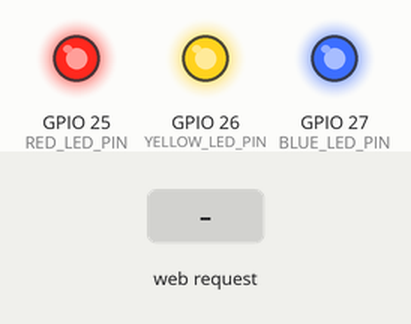
The sketch below on a simulated ESP32. Shown: output pins drawn as LEDs (lit = HIGH). The inputs (shaded band) are chosen by the test bench. What the sketch prints to the serial monitor is not drawn.

Above: at 1.2 s.
1.3 s: HTTP request GET /led?red=1 received
At 1.7 s:
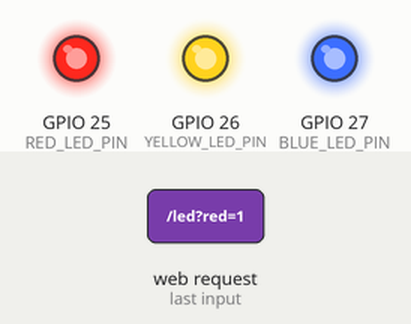
2.8 s: HTTP request GET /led?red=120 received
At 4.0 s:
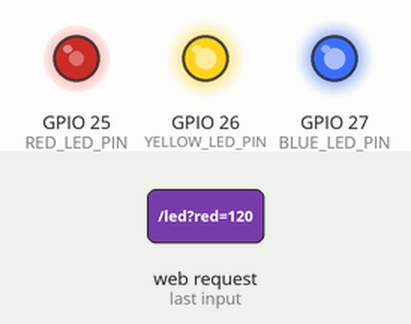
4.3 s: HTTP request GET /led?yellow=1 received
At 5.1 s:
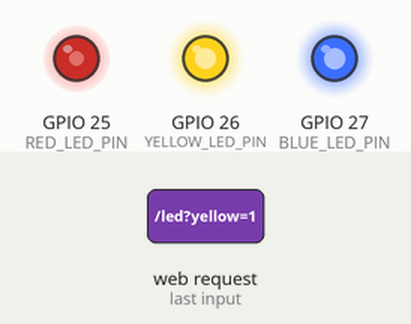
5.8 s: HTTP request GET /led?red=0 received
At 6.3 s:
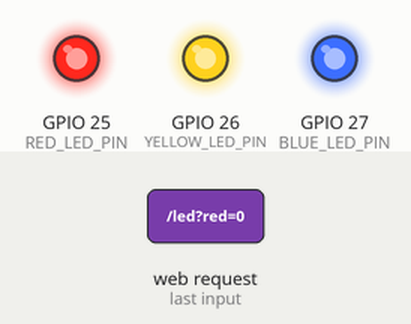
7.3 s: HTTP request GET /led?yellow=120 received
At 8.5 s:
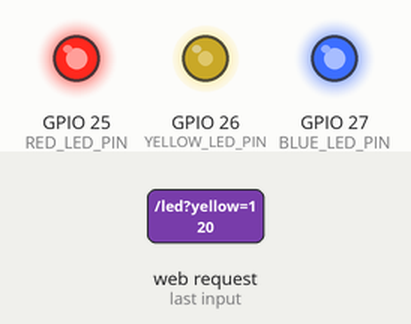
8.8 s: HTTP request GET /led?blue=1 received
At 9.7 s:
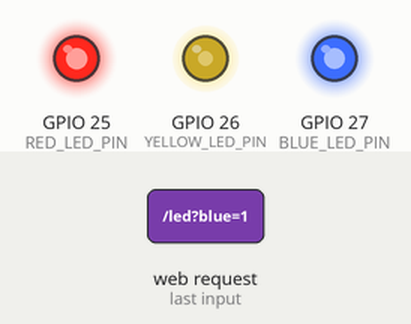
Timing chart, 0 to 11.3 s (numbered marks = the images above; inputs shaded):
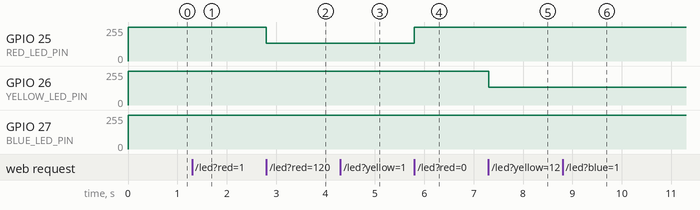

Measured:
- after the input at 1.3 s, GPIO 25 (RED_LED_PIN): 255/255 → 254/255 at once
- after the input at 2.8 s, GPIO 25 (RED_LED_PIN): 254/255 → 135/255 at once
- after the input at 4.3 s, GPIO 26 (YELLOW_LED_PIN): 255/255 → 254/255 at once
- after the input at 5.8 s, GPIO 25 (RED_LED_PIN): 135/255 → 255/255 at once
- after the input at 7.3 s, GPIO 26 (YELLOW_LED_PIN): 254/255 → 135/255 at once
- after the input at 8.8 s, GPIO 27 (BLUE_LED_PIN): 255/255 → 254/255 at once

The sketch:

test_0.ino
```cpp
#include <WiFi.h>
#include <WebServer.h>
#include "myHtml.h"
#include "led.h"

// Set LED pins
#define RED_LED_PIN 25
#define YELLOW_LED_PIN 26
#define BLUE_LED_PIN 27

// Set WiFi AP credentials
const char* ssid = "홍길동";
const char* password = "";

WebServer server(80);
Led leds(RED_LED_PIN, YELLOW_LED_PIN, BLUE_LED_PIN);

void handleRoot() {
  server.send(200, "text/html", all_HTML);
}

void handleLedControl() {
  if (server.hasArg("red")) {
    int value = server.arg("red").toInt();
    leds.setRed(value);
  }
  if (server.hasArg("yellow")) {
    int value = server.arg("yellow").toInt();
    leds.setYellow(value);
  }
  if (server.hasArg("blue")) {
    int value = server.arg("blue").toInt();
    leds.setBlue(value);
  }
  server.send(200, "text/plain", "OK");
}

void setup() {
  Serial.begin(115200);
  Serial.println("Starting AP mode...");

  WiFi.softAP(ssid, password);

  IPAddress apIP = WiFi.softAPIP();
  Serial.print("AP IP address: ");
  Serial.println(apIP);

  leds.setup(); // LED 초기화 함수는 WiFi.softAP() 이후에 호출

  server.on("/", handleRoot);
  server.on("/led", handleLedControl);
  server.begin();
  Serial.println("Web server started.");
}

void loop() {
  server.handleClient();
  // Dimming logic can be handled within the Led class or here
  leds.update();
}
```

led.cpp
```cpp
#include "led.h"

Led::Led(int redPin, int yellowPin, int bluePin) {
    _redPin = redPin;
    _yellowPin = yellowPin;
    _bluePin = bluePin;
    _redValue = 0;
    _yellowValue = 0;
    _blueValue = 0;
}

void Led::setup() {
    pinMode(_redPin, OUTPUT);
    pinMode(_yellowPin, OUTPUT);
    pinMode(_bluePin, OUTPUT);
    // Low에서 LED가 On되므로, 초기 상태를 OFF (PWM 0)로 설정합니다.
    analogWrite(_redPin, 0);
    analogWrite(_yellowPin, 0);
    analogWrite(_bluePin, 0);
}

void Led::setRed(int value) {
    _redValue = value;
}

void Led::setYellow(int value) {
    _yellowValue = value;
}

void Led::setBlue(int value) {
    _blueValue = value;
}

void Led::update() {
    // Low에서 LED가 On되므로, 값을 반전시켜서 analogWrite 합니다.
    analogWrite(_redPin, 255 - _redValue);
    analogWrite(_yellowPin, 255 - _yellowValue);
    analogWrite(_bluePin, 255 - _blueValue);
}
```

led.h
```cpp
#ifndef LED_H
#define LED_H

#include <Arduino.h>

class Led {
private:
    int _redPin;
    int _yellowPin;
    int _bluePin;
    int _redValue;
    int _yellowValue;
    int _blueValue;

public:
    Led(int redPin, int yellowPin, int bluePin);
    void setup();
    void setRed(int value);
    void setYellow(int value);
    void setBlue(int value);
    void update();
};

#endif
```

myHtml.h
```cpp
#ifndef MYHTML_H
#define MYHTML_H

const char* all_HTML = R"rawliteral(
<!DOCTYPE html>
<html lang="ko">
<head>
    <meta charset="UTF-8">
    <meta name="viewport" content="width=device-width, initial-scale=1.0">
    <title>ESP32 LED Control</title>
    <style>
        body { font-family: Arial, sans-serif; text-align: center; margin: 20px; }
        .container { max-width: 400px; margin: 0 auto; padding: 20px; border: 1px solid #ddd; border-radius: 10px; box-shadow: 0 0 10px rgba(0,0,0,0.1); }
        .slider-container { margin: 20px 0; }
        .slider { width: 100%; }
        h2 { color: #333; }
        .led-title { display: flex; justify-content: space-between; align-items: center; margin-bottom: 5px; }
        .led-title span { font-weight: bold; }
        .led-title button { padding: 5px 10px; border: none; border-radius: 5px; cursor: pointer; }
        .red-btn { background-color: #ff4d4d; color: white; }
        .yellow-btn { background-color: #ffd700; color: white; }
        .blue-btn { background-color: #4da6ff; color: white; }
    </style>
</head>
<body>
    <div class="container">
        <h2>ESP32 WiFi AP: 홍길동</h2>
        <h3>LED Control</h3>

        <div class="slider-container">
            <div class="led-title">
                <span>Red LED</span>
                <button class="red-btn" onclick="toggleLed('red')">ON/OFF</button>
            </div>
            <input type="range" min="0" max="255" value="0" class="slider" id="redSlider" oninput="updateLed('red', this.value)">
        </div>

        <div class="slider-container">
            <div class="led-title">
                <span>Yellow LED</span>
                <button class="yellow-btn" onclick="toggleLed('yellow')">ON/OFF</button>
            </div>
            <input type="range" min="0" max="255" value="0" class="slider" id="yellowSlider" oninput="updateLed('yellow', this.value)">
        </div>

        <div class="slider-container">
            <div class="led-title">
                <span>Blue LED</span>
                <button class="blue-btn" onclick="toggleLed('blue')">ON/OFF</button>
            </div>
            <input type="range" min="0" max="255" value="0" class="slider" id="blueSlider" oninput="updateLed('blue', this.value)">
        </div>
    </div>

    <script>
        function updateLed(color, value) {
            var xhttp = new XMLHttpRequest();
            xhttp.open("GET", "/led?" + color + "=" + value, true);
            xhttp.send();
        }

        function toggleLed(color) {
            const slider = document.getElementById(color + 'Slider');
            if (slider.value > 0) {
                slider.value = 0;
            } else {
                slider.value = 255;
            }
            updateLed(color, slider.value);
        }
    </script>
</body>
</html>
)rawliteral";

#endif
```
